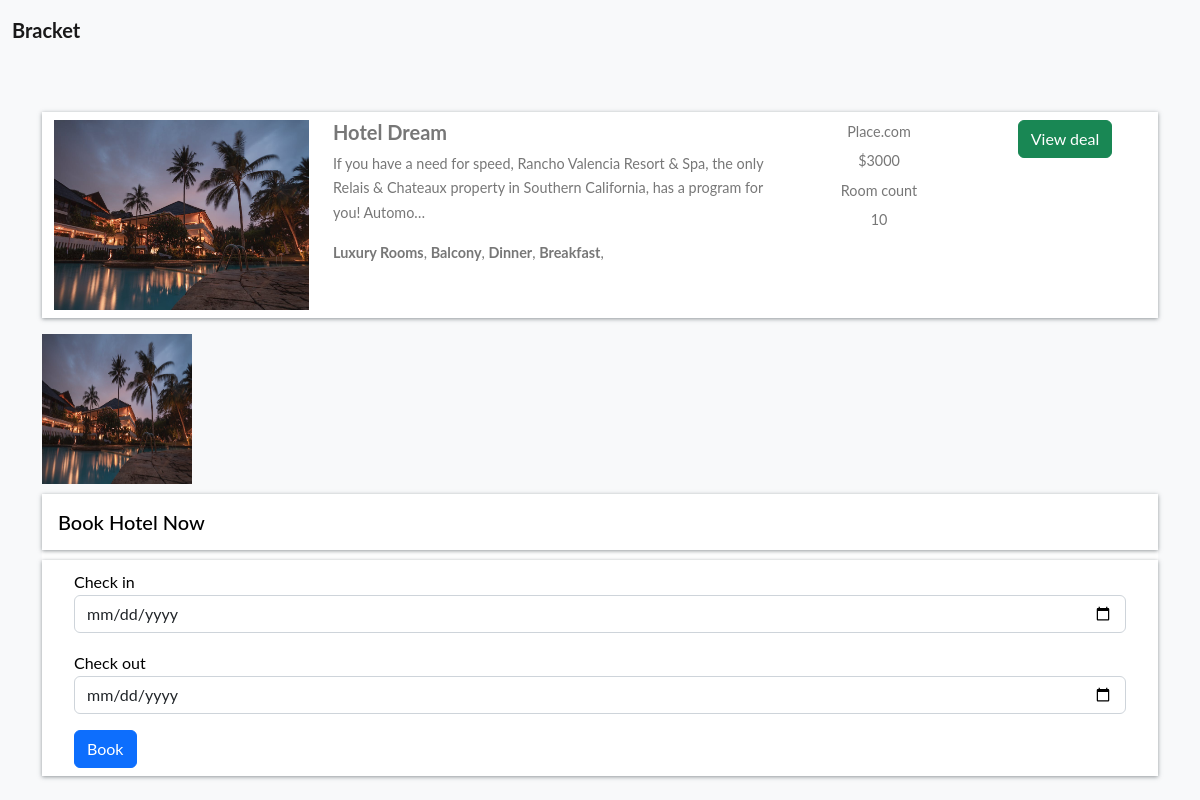
Page /hotel-detail/8207d2fa9bbd49c6bc775c7728ea68e0/ (signed in) on the committed database.
### home/models.py (models this page shows, shortened)
class BaseModel(models.Model):
    uid = models.UUIDField(default=uuid.uuid4   , editable=False , primary_key=True)
    created_at = models.DateField(auto_now_add=True)
    updated_at = models.DateField(auto_now_add=True)
    class Meta:
        abstract = True

class Hotel(BaseModel):
    hotel_name= models.CharField(max_length=100)
    hotel_price = models.IntegerField()
    description = models.TextField()
    amenities = models.ManyToManyField(Amenities)
    room_count = models.IntegerField(default=10)

class HotelImages(BaseModel):
    hotel= models.ForeignKey(Hotel ,related_name="images", on_delete=models.CASCADE)
    images = models.ImageField(upload_to="hotels")

class Amenities(BaseModel):
    amenity_name = models.CharField(max_length=100)

### home/views.py (the view, shortened to what this page needs)
# urls.py: path('hotel-detail/<uid>/' , hotel_detail , name="hotel_detail"),
def hotel_detail(request,uid):
    hotel_obj = Hotel.objects.get(uid = uid)
    return render(request , 'hotel_detail.html' ,{
        'hotels_obj' :hotel_obj
    })

### home/templates/hotel_detail.html (shortened to what this page needs)
{% extends "base.html" %}
{%  block start %}
<div class="container mt-5 pt-5">
    <div class="row search-card-result">
        <div class="col-md-3">
        <a href="/hotel-detail/{{hotels_obj.uid}}">
            <img class="img-fluid" src="/media/{{hotels_obj.images.first.images}}" alt="Card image cap">
        </a></div>
        <div class="col-md-5">
            <h5>{{hotels_obj.hotel_name}}</h5>
            <p>
                {{hotels_obj.description|truncatechars:150}}
            </p>
            <p>
                {%for amenitie in hotels_obj.amenities.all %}
                <b>{{amenitie.amenity_name}}</b>,
                {% endfor %}
            </p>
        </div>
        <div class="col-md-2 border-left text-center more-offers">
            <p>Place.com</p>
            <p>${{hotels_obj.hotel_price}}</p>
            <p>Room count</p>
            <p>{{hotels_obj.room_count}}</p>
        </div>
        <div class="col-md-2 border-left text-center more-offers">
            <div class="btn btn-success">View deal </div>
        </div>
    </div>
    <div class="row">
        {% for image in hotels_obj.images.all %}
        <div class="col-md-3">
            <img src="/media/{{image.images}}" style="height: 150px ; width:150px">
        </div>
        {% endfor %}
    </div>
    {% if request.user.is_authenticated %}
    <div class="filter-card">
        <h5>Book Hotel Now</h5>
        <form method="post">
            <div class="row form-group">
                <div class="col-md-12">
                    <label for="mintopay">Check in</label>
                    <p>
                        <input type="date" name="checkin" id="checkin" class="form-control">
                    </p>
                </div>
                <div class="col-md-12">
                    <label for="maxtopay">Check out</label>
                    <p>
                        <input type="date" name="checkout" id="checkout" class="form-control">
                    </p>
                </div>
            </div>
            <div class="row form-group">
                <div class="col-md-12">
                    <input type="submit" class="btn btn-primary btn-block" value="Book">
                </div>
            </div>
        </form>
    </div>
    {% else %}
    <a href="/login/" class="btn btn-primary mt-5 ">Login</a>
    {% endif %}
</div>
{% endblock %}

### home/templates/base.html (style rules this page uses)
body { font-family: "Lato", Arial, sans-serif; font-weight: 400; font-size: 16px; line-height: 1.7; background: #fff; color: #777; }
.search-card-result { box-shadow: 0px 1px 4px rgba(41, 51, 57, 0.5); margin: 1rem 0; padding: 0.5rem 0; background-color: #fff; }
.search-card-result img { height: 190px; }
.search-card-result h5 { font-style: 1.1rem; font-weight: 700; }
.search-card-result p { font-size: 0.9rem; }
.search-card-result .more-offers p { margin-bottom: 0.3rem; }
.filter-card { padding: 0; background: #fff; color: black; }
.filter-card h5 { margin: 10px 0; padding: 1rem; box-shadow: 0px 1px 4px rgba(41, 51, 57, 0.5); color: #000; }
.filter-card form { box-shadow: 0px 1px 4px rgba(41, 51, 57, 0.5); padding: 0.5rem 2rem; }

### rows in the picture
Hotel: images.first.images (picture), hotel_name "Hotel Dream", description "If you have a need for speed, Rancho Valencia Resort & Spa, the only Relais & Chateaux property in Southern California, has a program for you! Automo…", hotel_price "3000", room_count "10"
Amenities: amenity_name "Luxury Rooms"
Amenities: amenity_name "Balcony"
Amenities: amenity_name "Dinner"
Amenities: amenity_name "Breakfast"
HotelImages: images (picture)
